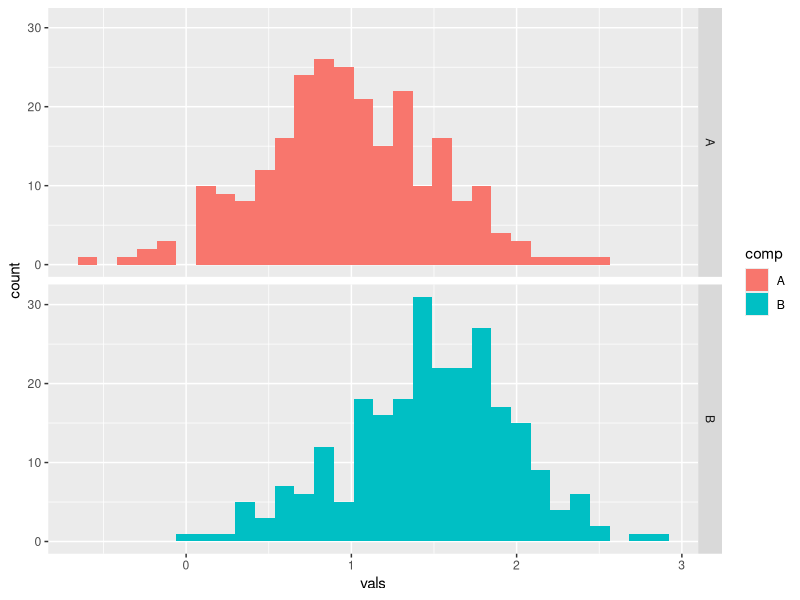
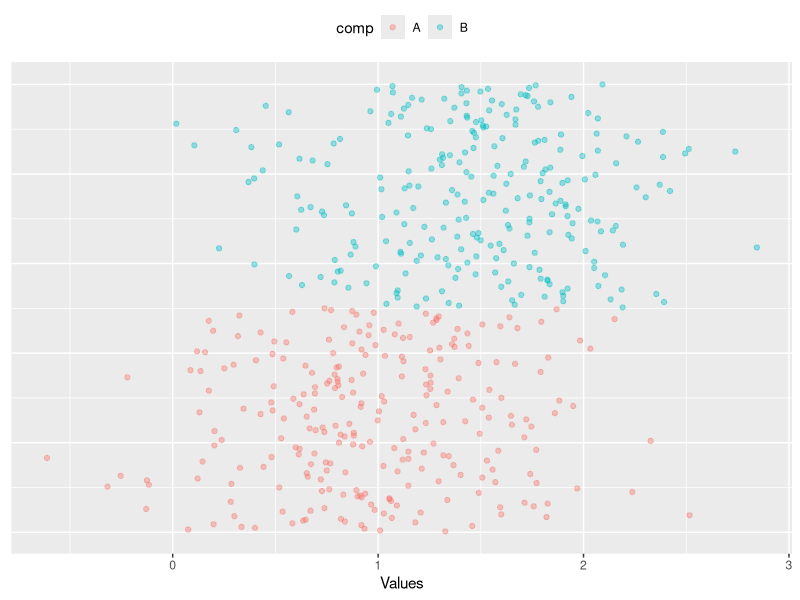
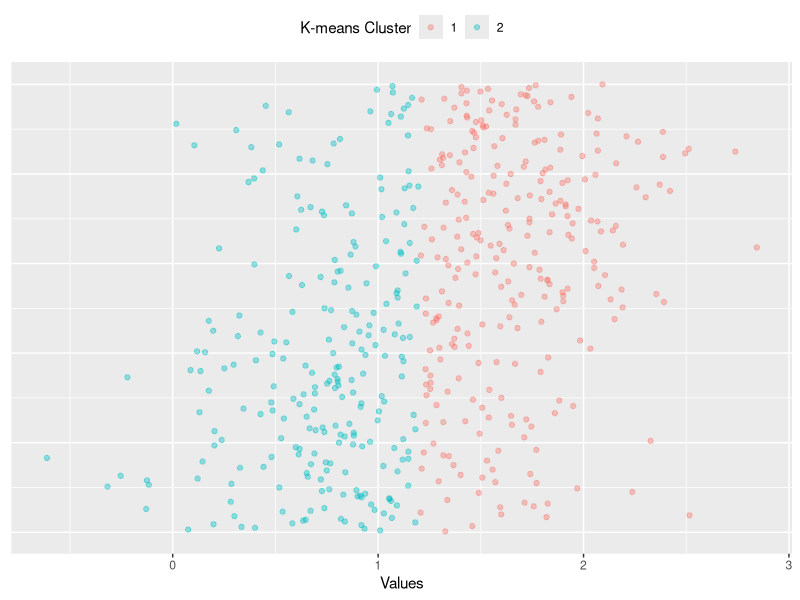
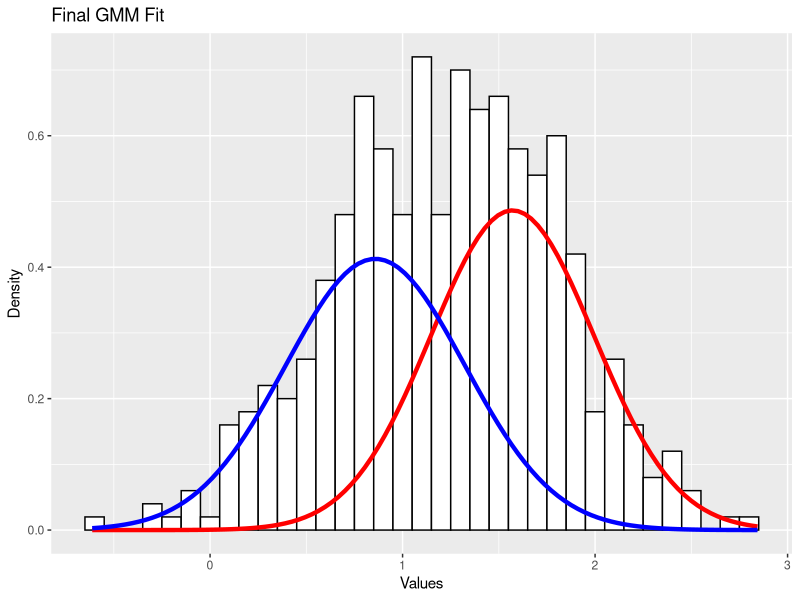
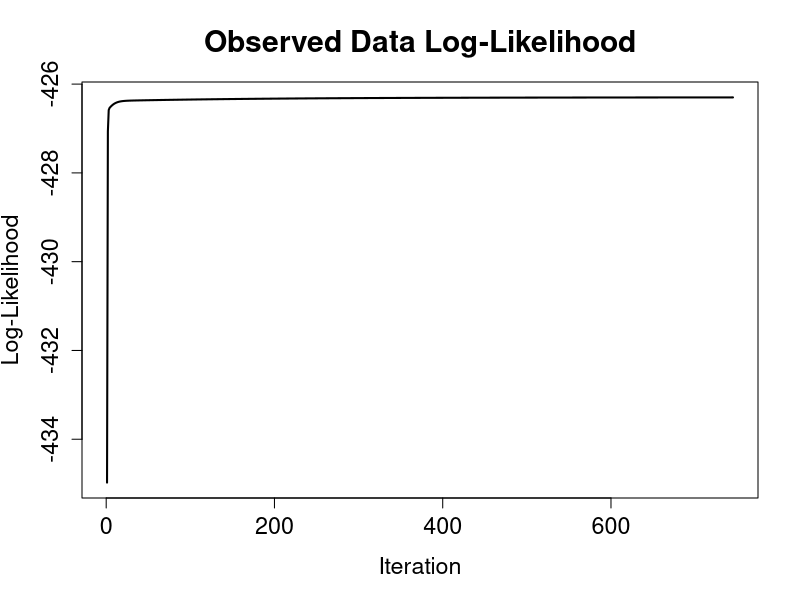
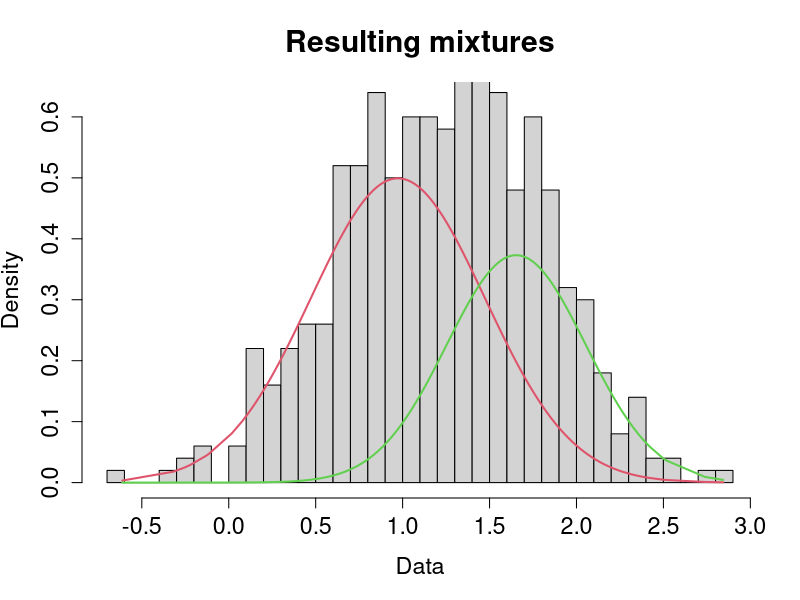
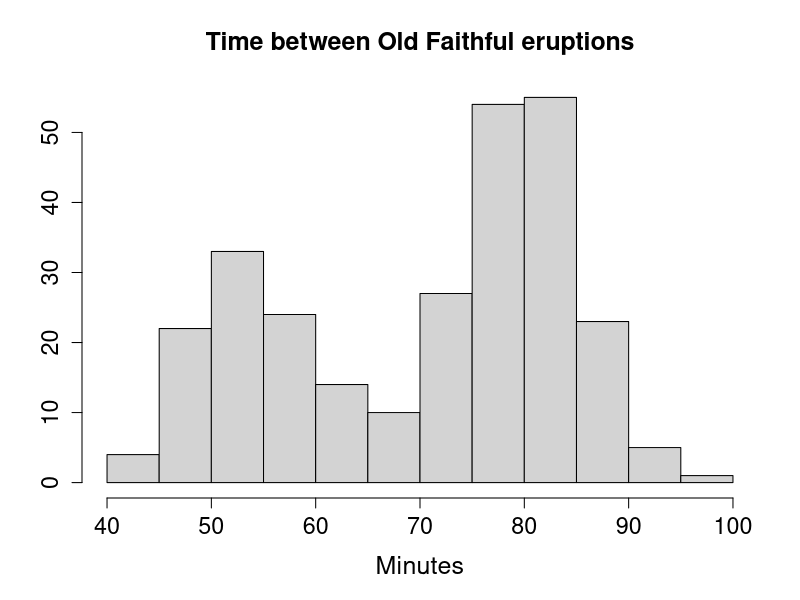
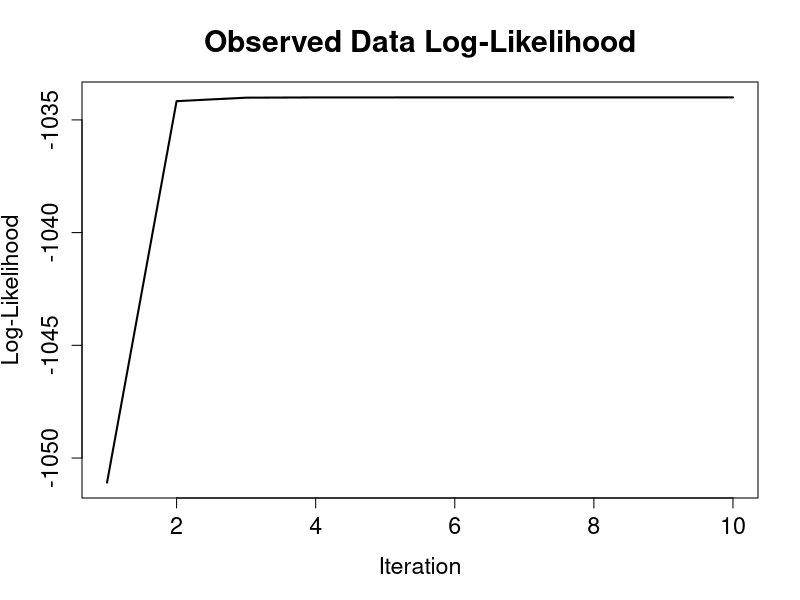

Reproduce these figures in R, in order.
## ---- chunk 1
library("ggplot2")
library("dplyr")
library("reshape2")
## ---- chunk 2
set.seed(44)
FirstMean <- 1
SecondMean <- 1.5
FirstSD <- 0.5
SecondSD <- 0.5

comp1.vals <- tibble(comp = "A", 
                         vals = rnorm(250, mean = FirstMean, sd = FirstSD))
comp2.vals <- tibble(comp = "B", 
                         vals = rnorm(250, mean = SecondMean, sd = SecondSD))
vals.df <- bind_rows(comp1.vals, comp2.vals)


# Create base plots
vals.df %>%
   ggplot(aes(x = vals,fill=comp)) +
     geom_histogram()  +
     facet_grid(comp ~ .)

vals.df %>%
  mutate(num = row_number()) %>%
  ggplot(aes(x = vals, y = num, color = comp)) +
  geom_point(alpha = 0.4) +
  #scale_color_discrete(name = "K-means Cluster") +
  xlab("Values") +
  theme(axis.ticks.y = element_blank(),
        axis.text.y = element_blank(),
        axis.title.y = element_blank(),
        legend.position = "top")
## ---- chunk 3
vals.df %>%
  group_by(comp) %>%
  summarize(mean_vals = mean(vals),
            sd_vals = sd(vals))

## ---- chunk 4

vals.kmeans <- kmeans(vals.df$vals, 2)
vals.df$cluster <- vals.kmeans$cluster

vals.df %>%
  mutate(num = row_number()) %>%
  ggplot(aes(x = vals, y = num, color = factor(cluster))) +
  geom_point(alpha = 0.4) +
  scale_color_discrete(name = "K-means Cluster") +
  xlab("Values") +
  theme(axis.ticks.y = element_blank(),
        axis.text.y = element_blank(),
        axis.title.y = element_blank(),
        legend.position = "top")
## ---- chunk 5
vals.summary.df  <- vals.df %>%
  group_by(cluster) %>%
  summarize(mean = mean(vals),
            sd = sd(vals), size = n())

vals.summary.df
## ---- chunk 6
#' Expectation Step of the EM Algorithm
#'
#' Calculate the posterior probabilities (soft labels) that each component
#' has to each data point.
#'
#' @param sd.vector Vector containing the standard deviations of each component
#' @param sd.vector Vector containing the mean of each component
#' @param alpha.vector Vector containing the mixing weights  of each component
#' @return Named list containing the loglik and posterior.df
e_step <- function(x, mu.vector, sd.vector, alpha.vector) {
  comp1.prod <- dnorm(x, mu.vector[1], sd.vector[1]) * alpha.vector[1]
  comp2.prod <- dnorm(x, mu.vector[2], sd.vector[2]) * alpha.vector[2]
  sum.of.comps <- comp1.prod + comp2.prod
  comp1.post <- comp1.prod / sum.of.comps
  comp2.post <- comp2.prod / sum.of.comps

  sum.of.comps.ln <- log(sum.of.comps, base = exp(1))
  sum.of.comps.ln.sum <- sum(sum.of.comps.ln)

  list("loglik" = sum.of.comps.ln.sum,
       "posterior.df" = cbind(comp1.post, comp2.post))
}

#' Maximization Step of the EM Algorithm
#'
#' Update the Component Parameters
#'
#' @param x Input data.
#' @param posterior.df Posterior probability data.frame.
#' @return Named list containing the mean (mu), variance (var), and mixing
#'   weights (alpha) for each component.
m_step <- function(x, posterior.df) {
  comp1.n <- sum(posterior.df[, 1])
  comp2.n <- sum(posterior.df[, 2])

  comp1.mu <- 1/comp1.n * sum(posterior.df[, 1] * x)
  comp2.mu <- 1/comp2.n * sum(posterior.df[, 2] * x)

  comp1.var <- sum(posterior.df[, 1] * (x - comp1.mu)^2) * 1/comp1.n
  comp2.var <- sum(posterior.df[, 2] * (x - comp2.mu)^2) * 1/comp2.n

  comp1.alpha <- comp1.n / length(x)
  comp2.alpha <- comp2.n / length(x)

  list("mu" = c(comp1.mu, comp2.mu),
       "var" = c(comp1.var, comp2.var),
       "alpha" = c(comp1.alpha, comp2.alpha))
}
## ---- chunk 7
vals.summary.df <- vals.summary.df %>%
  mutate(alpha = size / sum(size))

vals.summary.df 
## ---- chunk 8
comp1.prod <- dnorm(x = vals.df$vals, mean = vals.summary.df$mean[1], 
                    sd = vals.summary.df$sd[1]) * vals.summary.df$alpha[1]

comp2.prod <- dnorm(x = vals.df$vals, mean = vals.summary.df$mean[2], 
                    sd = vals.summary.df$sd[2]) * vals.summary.df$alpha[2]

normalizer <- comp1.prod + comp2.prod

comp1.post <- comp1.prod / normalizer
comp2.post <- comp2.prod / normalizer
## ---- chunk 9
comp1.n <- sum(comp1.post)
comp2.n <- sum(comp2.post)

comp1.mu <- 1/comp1.n * sum(comp1.post * vals.df$vals)
comp2.mu <- 1/comp2.n * sum(comp2.post * vals.df$vals)

comp1.var <- sum(comp1.post * (vals.df$vals - comp1.mu)^2) * 1/comp1.n
comp2.var <- sum(comp2.post * (vals.df$vals - comp2.mu)^2) * 1/comp2.n

comp1.alpha <- comp1.n / length(vals.df$vals)
comp2.alpha <- comp2.n / length(vals.df$vals)

comp.params.df <- data.frame(comp = c("comp1", "comp2"),
                             comp.mu = c(comp1.mu, comp2.mu),
                             comp.var = c(comp1.var, comp2.var),
                             comp.alpha = c(comp1.alpha, comp2.alpha),
                             comp.cal = c("self", "self"))
(comp.params.df)
## ---- chunk 10
#ourvals <- vals.df$vals
for (i in 1:50) {
  if (i == 1) {
    # Initialization
    e.step <- e_step(x=vals.df$vals, vals.summary.df[["mean"]], vals.summary.df[["sd"]],
                     vals.summary.df[["alpha"]])
    m.step <- m_step(vals.df$vals, e.step[["posterior.df"]])
    cur.loglik <- e.step[["loglik"]]
    loglik.vector <- e.step[["loglik"]]
  } else {
    # Repeat E and M steps till convergence
    e.step <- e_step(vals.df$vals, m.step[["mu"]], sqrt(m.step[["var"]]), 
                     m.step[["alpha"]])
    m.step <- m_step(vals.df$vals, e.step[["posterior.df"]])
    loglik.vector <- c(loglik.vector, e.step[["loglik"]])

    loglik.diff <- abs((cur.loglik - e.step[["loglik"]]))
    if(loglik.diff < 1e-6) {
      break
    } else {
      cur.loglik <- e.step[["loglik"]]
    }
  }
}
loglik.vector

## ---- chunk 11
m.step
## ---- chunk 12
plot_mix_comps <- function(x, mu, sigma, lam) {
  lam * dnorm(x, mu, sigma)
}

data.frame(x = vals.df$vals) %>%
  ggplot() +
  geom_histogram(aes(x, ..density..), binwidth = 0.1, colour = "black", 
                 fill = "white") +
  stat_function(geom = "line", fun = plot_mix_comps,
                args = list(m.step$mu[1], sqrt(m.step$var[1]), 
                           lam = m.step$alpha[1]),
                colour = "red", lwd = 1.5) +
  stat_function(geom = "line", fun = plot_mix_comps,
                args = list(m.step$mu[2], sqrt(m.step$var[2]), 
                           lam = m.step$alpha[2]),
                colour = "blue", lwd = 1.5) +
  ylab("Density") +
  xlab("Values") +
  ggtitle("Final GMM Fit")
## ---- chunk 13

library(mixtools)
gm<-normalmixEM(vals.df$vals,k=2,lambda=c(0.5,0.5),mu=c(0.8,1.6),sigma=c(0.5,0.5),epsilon=1e-5)
plot(gm,density=TRUE, cex.axis=1.4, cex.lab=1.4, cex.main=1.8,main2="Resulting mixtures",breaks=25)
gm$mu
gm$sigma
## ---- chunk 14
data(faithful)
attach(faithful)
hist(waiting, main="Time between Old Faithful eruptions",xlab="Minutes", ylab="", cex.main=1.5, cex.lab=1.5, cex.axis=1.4)

wait1 <- normalmixEM(waiting, lambda = .5, mu = c(55, 80), sigma = 5)
plot(wait1, density=TRUE, cex.axis=1.4, cex.lab=1.4, cex.main=1.8,main2="Time between Old Faithful eruptions", xlab2="Minutes")
summary(wait1)
